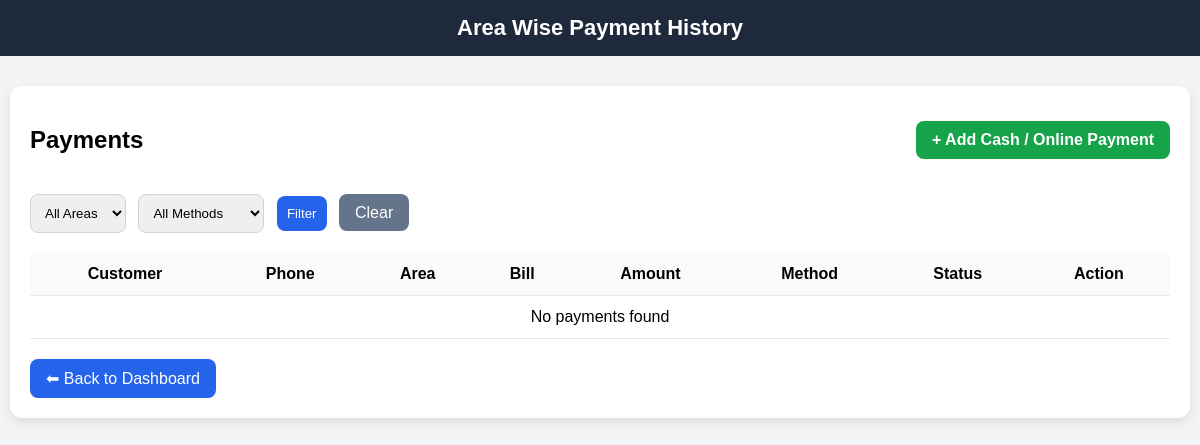
/payment-history/ (signed in), run on an earlier commit of the app's database.
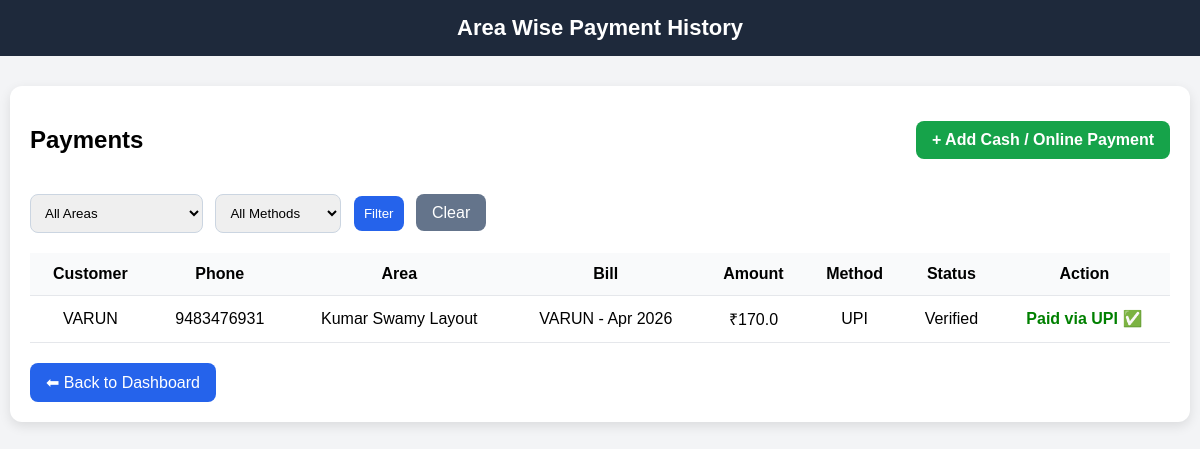
And on a later commit of the database.
### core/models.py (models this page shows, shortened)
class Payment(models.Model):
    STATUS_CHOICES = [
        ('Pending', 'Pending'),
        ('Verified', 'Verified'),
        ('Rejected', 'Rejected'),
    ]
    PAYMENT_METHOD = [
        ('Cash', 'Cash'),
        ('PhonePe', 'PhonePe'),
        ('GPay', 'GPay'),
        ('UPI', 'UPI'),
        ('Bank', 'Bank Transfer'),
    ]
    bill = models.ForeignKey(Bill, on_delete=models.CASCADE)
    customer = models.ForeignKey(Customer, on_delete=models.CASCADE)
    amount = models.FloatField()
    payment_method = models.CharField(
        max_length=20,
        choices=PAYMENT_METHOD,
        default='Cash'
    )
    screenshot = models.ImageField(upload_to='payments/', null=True, blank=True)
    status = models.CharField(max_length=10, choices=STATUS_CHOICES, default='Pending')
    date = models.DateTimeField(auto_now_add=True)

class Customer(models.Model):
    STATUS_CHOICES = [
        ('Active', 'Active'),
        ('Stopped', 'Stopped'),
        ('Inactive', 'Inactive'),
    ]
    user = models.OneToOneField(User, on_delete=models.CASCADE, null=True, blank=True)
    name = models.CharField(max_length=100)
    phone = models.CharField(max_length=15, unique=True)
    address = models.TextField()
    area = models.ForeignKey(Area, on_delete=models.CASCADE)
    newspaper = models.ForeignKey(Newspaper, on_delete=models.SET_NULL, null=True, blank=True)
    additional_paper = models.ForeignKey(AdditionalPaper, on_delete=models.SET_NULL, null=True, blank=True)
    weekly_magazine = models.ForeignKey(WeeklyMagazine, on_delete=models.SET_NULL, null=True, blank=True)
    monthly_magazine = models.ForeignKey(MonthlyMagazine, on_delete=models.SET_NULL, null=True, blank=True)
    custom_newspaper_price = models.FloatField(null=True, blank=True)
    custom_additional_price = models.FloatField(null=True, blank=True)
    custom_weekly_price = models.FloatField(null=True, blank=True)
    custom_monthly_price = models.FloatField(null=True, blank=True)
    status = models.CharField(max_length=10, choices=STATUS_CHOICES, default='Active')
    stop_start_date = models.DateField(null=True, blank=True)
    stop_end_date = models.DateField(null=True, blank=True)
    stop_reason = models.CharField(max_length=255, null=True, blank=True)
    created_at = models.DateTimeField(auto_now_add=True)

class Area(models.Model):
    name = models.CharField(max_length=100)

class Bill(models.Model):
    customer = models.ForeignKey(Customer, on_delete=models.CASCADE)
    month = models.CharField(max_length=10, choices=MONTH_CHOICES)
    year = models.IntegerField()
    newspaper_amount = models.FloatField(default=0)
    additional_paper_amount = models.FloatField(default=0)
    weekly_magazine_amount = models.FloatField(default=0)
    monthly_magazine_amount = models.FloatField(default=0)
    total_amount = models.FloatField()
    PAYMENT_STATUS = (
        ('Pending', 'Pending'),
        ('Paid', 'Paid'),
    )
    payment_status = models.CharField(max_length=10, choices=PAYMENT_STATUS, default='Pending')
    created_at = models.DateTimeField(auto_now_add=True)
    def __str__(self):
        return f"{self.customer.name} - {self.month} {self.year}"

### core/views.py (the view)
# urls.py: path("payment-history/", views.payment_history, name="payment_history"),
@login_required(login_url='/')
def payment_history(request):
    if not request.user.is_staff:
        return redirect('customer_dashboard')
    areas = Area.objects.all().order_by('name')
    selected_area = request.GET.get('area')
    selected_method = request.GET.get('method')
    payments = Payment.objects.select_related(
        'customer',
        'bill',
        'customer__area'
    ).all().order_by('-date')
    if selected_area:
        payments = payments.filter(customer__area_id=selected_area)
    if selected_method:
        payments = payments.filter(payment_method=selected_method)
    return render(request, 'core/area_payment_history.html', {
        'areas': areas,
        'payments': payments,
        'selected_area': selected_area,
        'selected_method': selected_method,
    })

### core/templates/core/area_payment_history.html (shortened to what this page needs)
<!DOCTYPE html>
<html>
<head>
</head>
<body>
<div class="header">
    Area Wise Payment History
</div>
<div class="container">
    <div class="top-bar">
        <h2>Payments</h2>
        <a href="{% url 'add_manual_payment' %}" class="add-btn">
            + Add Cash / Online Payment
        </a>
    </div>
    <form method="GET" style="margin-bottom:20px;">
        <select name="area">
            <option value="">All Areas</option>
        </select>
        <select name="method">
            <option value="">All Methods</option>
        </select>
        <button type="submit">Filter</button>
        <a href="{% url 'payment_history' %}" class="clear-btn">Clear</a>
    </form>
    <table>
        <tr>
            <th>Customer</th>
            <th>Phone</th>
            <th>Area</th>
            <th>Bill</th>
            <th>Amount</th>
            <th>Method</th>
            <th>Status</th>
            <th>Action</th>
        </tr>
        {% for payment in payments %}
        <tr>
            <td>{{ payment.customer.name }}</td>
            <td>{{ payment.customer.phone }}</td>
            <td>{{ payment.customer.area.name }}</td>
            <td>{{ payment.bill }}</td>
            <td>₹{{ payment.amount }}</td>
            <td>{{ payment.payment_method }}</td>
            <td>{{ payment.status }}</td>
            <td>
                {% if payment.status == "Pending" %}
                    <a href="{% url 'verify_payment' payment.id %}" class="btn verify">Verify</a>
                    <a href="{% url 'reject_payment' payment.id %}" class="btn reject">Reject</a>
                {% elif payment.status == "Verified" %}
                    <span class="paid">Paid via {{ payment.payment_method }} ✅</span>
                {% elif payment.status == "Rejected" %}
                    <span class="rejected">Rejected ❌</span>
                {% endif %}
            </td>
        </tr>
        {% empty %}
        <tr>
            <td colspan="8">No payments found</td>
        </tr>
        {% endfor %}
    </table>
    <a href="{% url 'admin_dashboard' %}" class="back">
        ⬅ Back to Dashboard
    </a>
</div>
</body>
</html>

### core/templates/core/area_payment_history.html (style rules this page uses)
body { font-family: Arial; background: #f3f4f6; margin: 0; }
.header { background: #1e293b; color: white; padding: 15px; text-align: center; font-size: 22px; font-weight: bold; }
.container { width: 95%; max-width: 1250px; margin: 30px auto; background: white; padding: 20px; border-radius: 12px; box-shadow: 0 4px 12px rgba(0,0,0,0.1); }
.top-bar { display: flex; justify-content: space-between; align-items: center; gap: 15px; flex-wrap: wrap; margin-bottom: 20px; }
select, button { padding: 10px; border-radius: 8px; border: 1px solid #cbd5e1; margin-right: 8px; }
button { background: #2563eb; color: white; border: none; cursor: pointer; }
.add-btn { background: #16a34a; color: white; padding: 10px 16px; border-radius: 8px; text-decoration: none; font-weight: bold; }
.clear-btn { background: #64748b; color: white; padding: 10px 16px; border-radius: 8px; text-decoration: none; }
table { width: 100%; border-collapse: collapse; }
th, td { padding: 12px; border-bottom: 1px solid #e5e7eb; text-align: center; }
th { background: #f9fafb; }
.paid { color: green; font-weight: bold; }
.back { display: inline-block; margin-top: 20px; background: #2563eb; color: white; padding: 10px 16px; border-radius: 8px; text-decoration: none; }

What changed in the data, as far as the page shows it:
added Payment: customer.name "VARUN", customer.phone "9483476931", customer.area.name "Kumar Swamy Layout", bill "VARUN - Apr 2026", amount "170.0", payment_method "UPI", status "Verified"
Also different on the page:
text no longer shown: "No payments found"
